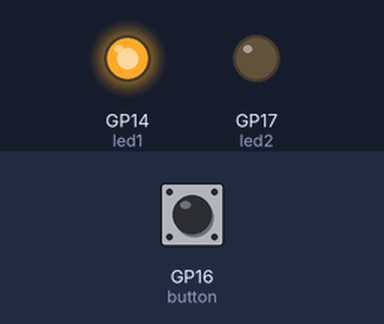
A program run on a simulated Raspberry Pi Pico running MicroPython. On the bench: output pins drawn as LEDs (lit = HIGH). Inputs (shaded band) come from the test bench; at power-on: GP16 (button) LOW. Threads take turns every 2 ms.

Above: at 1.2 s.
1.3 s: GP16 (button) pulled HIGH for 0.15 s
At 1.45 s:
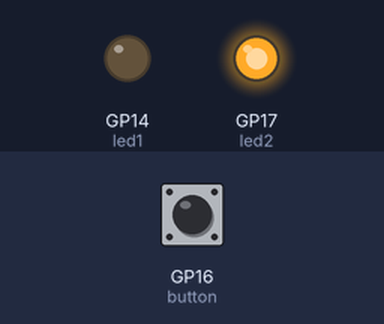
3.0 s: GP16 (button) pulled HIGH for 3.2 s
At 7.7 s:
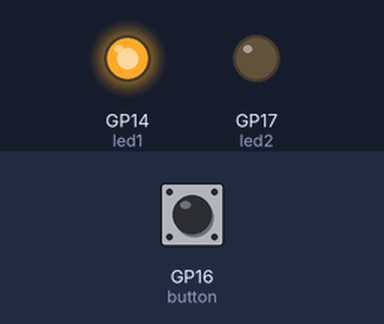
Timing chart, 0 to 9.2 s (numbered marks = the images above; inputs shaded):
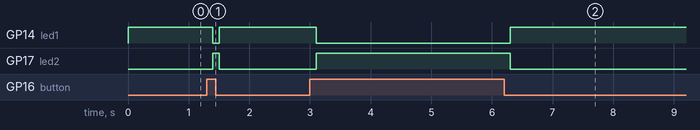

Measured:
- after the input at 1.3 s, GP14 (led1): HIGH → LOW after 0.10 s, → HIGH 0.10 s later; GP17 (led2): LOW → HIGH after 0.10 s, → LOW 0.10 s later
- after the input at 3.0 s, GP14 (led1): HIGH → LOW after 0.10 s, → HIGH 3.2 s later; GP17 (led2): LOW → HIGH after 0.10 s, → LOW 3.2 s later

The program:

interrupt.py
```python
import machine
import utime
import _thread

led1 = machine.Pin(14, machine.Pin.OUT)
led2 = machine.Pin(17, machine.Pin.OUT)
button = machine.Pin(16, machine.Pin.IN, machine.Pin.PULL_DOWN)

global button_pressed
button_pressed = False


def button_reader_thread():
    global button_pressed
    while True:
        if button.value() == 1:
            button_pressed = True
        if button.value() == 0:
            button_pressed = False
        utime.sleep(0.01)
_thread.start_new_thread(button_reader_thread, ())

while True:
    if button_pressed == True:
        led1.value(0)
        led2.value(1)
        utime.sleep(0.1)
    if button_pressed == False:
        led2.value(0)
        led1.value(1)
        utime.sleep(0.1)
```
